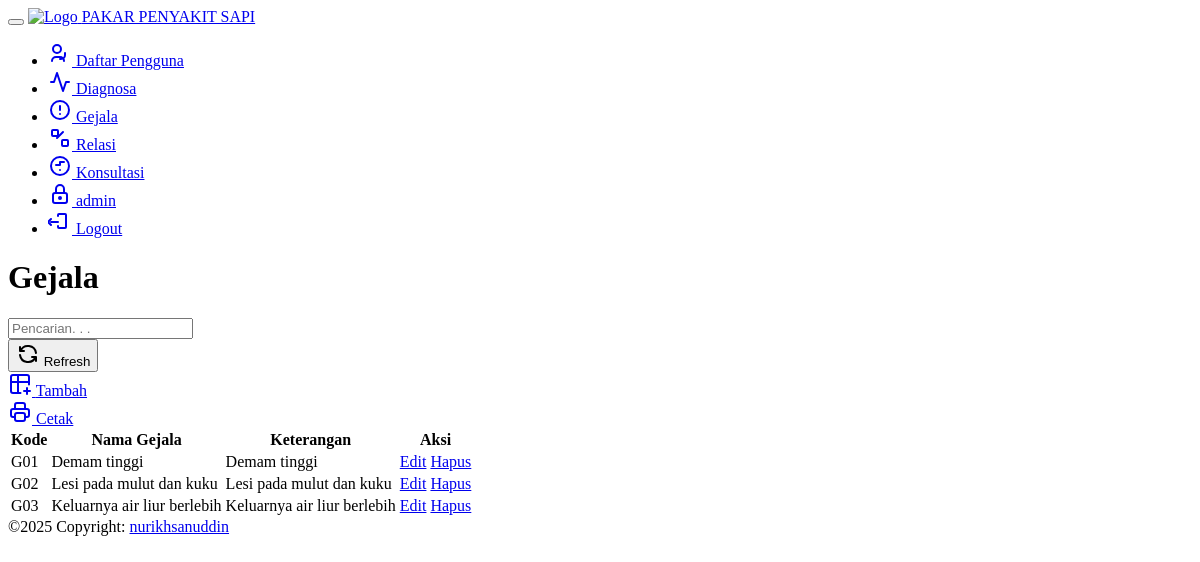
Screenshot of /index.php?m=gejala (signed in) with the database file from the repository.
### tables this page shows
CREATE TABLE `tb_gejala` (
  `kode_gejala` varchar(16) NOT NULL,
  `nama_gejala` varchar(255) DEFAULT NULL,
  `keterangan` text
);

### functions.php (called while the page is built, shortened)
<?php
$config["server"] = 'localhost';
$config["username"] = 'root';
$config["password"] = '';
$config["database_name"] = 'cf_penyakit_sapi';
include 'includes/db.php';
$db = new DB($config['server'], $config['username'], $config['password'], $config['database_name']);
function _get($key, $val = null)
{
    if (isset($_GET[$key]))
        return $_GET[$key];
    else
        return $val;
}

### includes/db.php (called while the page is built, shortened)
<?php
class DB
{
    var $conn = null;
    public function __construct($host, $username, $passwd, $dbname)
    {
        $this->conn = mysqli_connect($host, $username, $passwd, $dbname);
    }
    public function query($sql)
    {
        $query = mysqli_query($this->conn, $sql) or die('<pre>Error mysqli_query: ' . mysqli_error($this->conn) . '<br />' . $sql . '</pre>');
        return $query;
    }
    public function get_results($sql)
    {
        $query = $this->query($sql);
        $arr = array();
        while ($row = mysqli_fetch_object($query)) {
            $arr[] = $row;
        }
        return $arr;
    }
}

### gejala.php (the view, shortened to what this page needs)
<div class="page-header">
    <h1>Gejala</h1>
</div>
<div class="panel panel-default">
    <div class="panel-heading">
        <form class="form-inline">
            <div class="form-group">
                <input class="form-control" type="text" placeholder="Pencarian. . ." name="q" value="<?= _get('q') ?>" />
            </div>
            <div class="row my-3">
                <div class="col-md-1">
                    <div class="form-group">
                        <button class="btn w-100 btn-success"><span>
                            </span> Refresh</button>
                    </div>
                </div>
                <div class="col-md-1">
                    <div class="form-group">
                        <a class="btn w-100 btn-primary" href="?m=gejala_tambah"><span>
                            </span> Tambah</a>
                    </div>
                </div>
                <div class="col-md-1">
                    <div class="form-group">
                        <a class="btn w-100 btn-primary" href="cetak.php?m=gejala" target="_blank"><span>
                            </span> Cetak</a>
                    </div>
                </div>
            </div>
        </form>
    </div>
    <div class="table-responsive">
        <table class="table table-bordered table-hover table-striped">
            <thead>
                <tr>
                    <th>Kode</th>
                    <th>Nama Gejala</th>
                    <th>Keterangan</th>
                    <th>Aksi</th>
                </tr>
            </thead>
            <?php
            $q = esc_field(_get('q'));
            $rows = $db->get_results("SELECT * FROM tb_gejala
            WHERE kode_gejala LIKE '%$q%' OR nama_gejala LIKE '%$q%' OR keterangan LIKE '%$q%'
            ORDER BY kode_gejala");
            foreach ($rows as $row) : ?>
                <tr>
                    <td><?= $row->kode_gejala ?></td>
                    <td><?= $row->nama_gejala ?></td>
                    <td><?= $row->keterangan ?></td>
                    <td class="nw">
                        <a class="btn btn-sm w-100 m-1 btn-warning" href="?m=gejala_ubah&ID=<?= $row->kode_gejala ?>"><span class="glyphicon glyphicon-edit">Edit</span></a>
                        <a class="btn btn-sm w-100 m-1 btn-danger" href="aksi.php?act=gejala_hapus&ID=<?= $row->kode_gejala ?>" onclick="return confirm('Hapus data?')"><span class="glyphicon glyphicon-trash">Hapus</span></a>
                    </td>
                </tr>
            <?php endforeach; ?>
        </table>
    </div>
</div>

### rows the page displays
tb_gejala: kode_gejala "G01", nama_gejala "Demam tinggi", keterangan "Demam tinggi"
tb_gejala: kode_gejala "G02", nama_gejala "Lesi pada mulut dan kuku", keterangan "Lesi pada mulut dan kuku"
tb_gejala: kode_gejala "G03", nama_gejala "Keluarnya air liur berlebih", keterangan "Keluarnya air liur berlebih"

### other values shown
_session('login') "admin"
